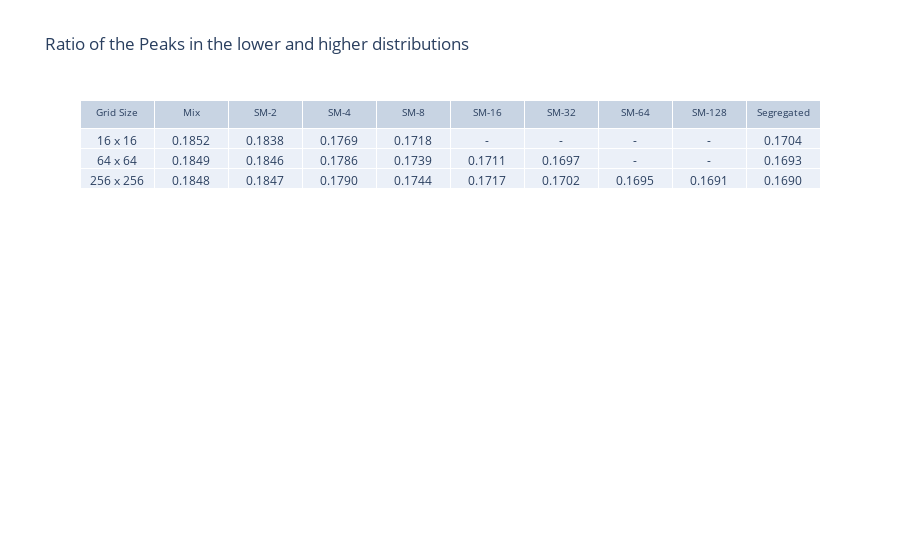

Source (notebook cell):
### Code cell
'''
Building a table with all possible combinations of initial distributions for three different sizes.

'''
fig = go.Figure(data=[go.Table(header=dict(values=['Grid Size', 'Mix', 'SM-2', 'SM-4', 'SM-8', 'SM-16', 'SM-32', 'SM-64', 'SM-128','Segregated'],
                                           font=dict(size=10),
                                            align="center"),
                               
                               cells=dict(values=[['16 x 16','64 x 64', '256 x 256'],
                                                  [peak_ratios_16[0], pr_64[0], pr_256[0]],
                                                  [peak_ratios_16[1], pr_64[1], pr_256[1]],
                                                  [peak_ratios_16[2], pr_64[2], pr_256[2]],
                                                  [peak_ratios_16[3], pr_64[3], pr_256[3]],
                                                  ['-', pr_64[4], pr_256[4]],
                                                  ['-',  pr_64[5],pr_256[5]],
                                                  ['-', '-', pr_256[6]],
                                                  ['-', '-', pr_256[7]],
                                                  [peak_ratios_16[4], pr_64[6], pr_256[8]]]))])

fig.update_layout(
    title_text="Ratio of the Peaks in the lower and higher distributions",
)

fig.show()

### Figure 1 — Plotly figure (JSON) as saved in the notebook; plotly's stock layout.template omitted (floating-point values rounded to 4 significant figures)
{"data": [{"cells": {"values": [["16 x 16", "64 x 64", "256 x 256"], ["0.1852", "0.1849", "0.1848"], ["0.1838", "0.1846", "0.1847"], ["0.1769", "0.1786", "0.1790"], ["0.1718", "0.1739", "0.1744"], ["-", "0.1711", "0.1717"], ["-", "0.1697", "0.1702"], ["-", "-", "0.1695"], ["-", "-", "0.1691"], ["0.1704", "0.1693", "0.1690"]]}, "header": {"align": "center", "font": {"size": 10}, "values": ["Grid Size", "Mix", "SM-2", "SM-4", "SM-8", "SM-16", "SM-32", "SM-64", "SM-128", "Segregated"]}, "type": "table"}], "layout": {"title": {"text": "Ratio of the Peaks in the lower and higher distributions"}}}
